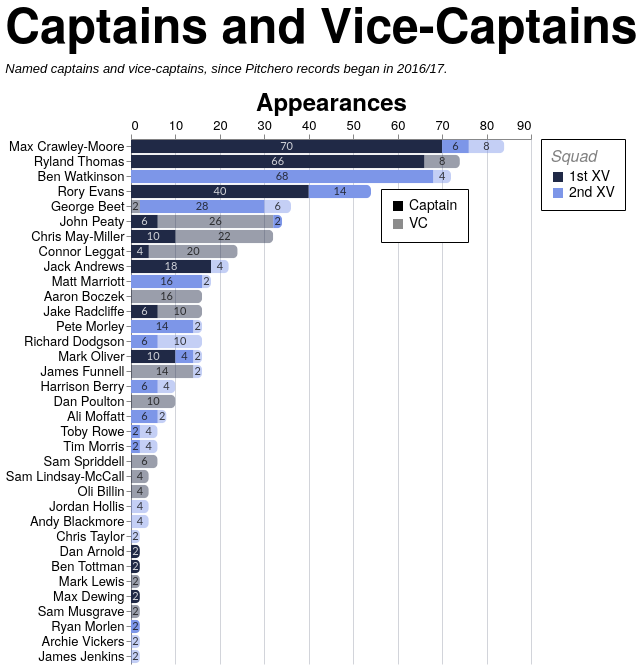

The specification (Vega-Lite) saved for this image:
### Vega-Lite specification from a JSON file in a GitHub repository (floating-point values rounded to 4 significant figures; data arrays with more than 128 entries replaced by an {"elided": "..."} marker saying what was removed)
{"config": {"axis": {"labelFont": "PT Sans Narrow, Helvetica Neue, Helvetica, Arial, sans-serif", "titleFont": "PT Sans Narrow, Helvetica Neue, Helvetica, Arial, sans-serif", "labelFontSize": 13, "titleFontSize": 24, "gridColor": "#202947", "gridOpacity": 0.2, "zindex": 1}, "text": {"font": "Lato, sans-serif"}, "bar": {"cornerRadiusEnd": 5}, "header": {"labelFont": "PT Sans Narrow, Helvetica Neue, Helvetica, Arial, sans-serif", "titleFont": "PT Sans Narrow, Helvetica Neue, Helvetica, Arial, sans-serif", "labelFontSize": 24, "titleFontSize": 28, "labelFontWeight": "bold", "orient": "left"}, "legend": {"labelFont": "PT Sans Narrow, Helvetica Neue, Helvetica, Arial, sans-serif", "titleFont": "PT Sans Narrow, Helvetica Neue, Helvetica, Arial, sans-serif", "labelFontSize": 14, "titleFontSize": 16, "titlePadding": 5, "fillColor": "white", "strokeColor": "black", "padding": 10, "titleFontWeight": "lighter", "titleFontStyle": "italic", "titleColor": "gray", "offset": 10}, "title": {"font": "PT Sans Narrow, Helvetica Neue, Helvetica, Arial, sans-serif", "fontSize": 48, "fontWeight": "bold", "anchor": "start", "align": "center", "titlePadding": 20, "subtitlePadding": 10, "subtitleFontSize": 13, "subtitleColor": "", "subtitleFontStyle": "italic", "offset": 15, "color": "black"}, "axisX": {"labelAngle": 0}, "facet": {"title": null, "header": null, "align": {"row": "each", "column": "each"}}, "resolve": {"scale": {"y": "independent", "facet": "independent"}}, "background": "transparent", "scale": {"offsetBandPaddingOuter": 0.2, "offsetBandPaddingInner": 0.1}, "view": {"stroke": null, "background": "transparent"}}, "layer": [{"mark": {"type": "bar"}, "encoding": {"color": {"field": "squad", "legend": {"labelExpr": "datum.value + ' XV'", "orient": "right", "title": "Squad"}, "scale": {"domain": ["1st", "2nd"], "range": ["#202946", "#7d96e8"]}, "sort": ["1st", "2nd"], "type": "nominal"}, "opacity": {"field": "role", "legend": {"legendX": 250, "legendY": 50, "orient": "none", "title": null}, "scale": {"domain": ["Captain", "VC"], "range": [1.0, 0.45]}, "sort": ["Captain", "VC"], "type": "nominal"}, "order": {"field": "stack_order", "sort": "ascending", "type": "quantitative"}, "tooltip": [{"field": "player", "title": "Player", "type": "nominal"}, {"field": "squad", "title": "Squad", "type": "nominal"}, {"field": "role", "title": "Role", "type": "nominal"}, {"field": "games_agg", "title": "Games", "type": "quantitative"}], "x": {"axis": {"orient": "top", "title": "Appearances"}, "field": "games_agg", "stack": "zero", "type": "quantitative"}, "y": {"field": "player", "sort": {"field": "player_total", "op": "max", "order": "descending"}, "title": null, "type": "nominal"}}, "transform": [{"aggregate": [{"op": "sum", "field": "games", "as": "games_agg"}, {"op": "max", "field": "player_total", "as": "player_total"}], "groupby": ["player", "squad", "role", "stack_order"]}]}, {"mark": {"type": "text", "align": "center", "baseline": "middle", "fontSize": 11, "opacity": 0.8}, "encoding": {"color": {"field": "label_color", "legend": null, "scale": null, "type": "nominal"}, "text": {"field": "games_agg", "format": ".0f", "type": "quantitative"}, "x": {"field": "x_mid", "type": "quantitative"}, "y": {"field": "player", "sort": {"field": "player_total", "op": "max", "order": "descending"}, "title": null, "type": "nominal"}}, "transform": [{"aggregate": [{"op": "sum", "field": "games", "as": "games_agg"}, {"op": "max", "field": "player_total", "as": "player_total"}], "groupby": ["player", "squad", "role", "stack_order"]}, {"groupby": ["player"], "stack": "games_agg", "sort": [{"field": "stack_order", "order": "ascending"}], "as": ["x0", "x1"]}, {"calculate": "(datum.x0 + datum.x1) / 2", "as": "x_mid"}, {"calculate": "datum.squad === '1st' && datum.role === 'Captain' ? '#ffffff' : '#111111'", "as": "label_color"}]}], "data": {"name": "data-a994ef5f3307db9c26b12c820378f910"}, "height": {"step": 15}, "title": {"text": "Captains and Vice-Captains", "subtitle": "Named captains and vice-captains, since Pitchero records began in 2016/17."}, "transform": [{"joinaggregate": [{"op": "sum", "field": "games", "as": "player_total"}], "groupby": ["player"]}], "width": 400, "$schema": "https://vega.github.io/schema/vega-lite/v5.20.1.json", "datasets": {"data-a994ef5f3307db9c26b12c820378f910": {"elided": "197 records"}}}
